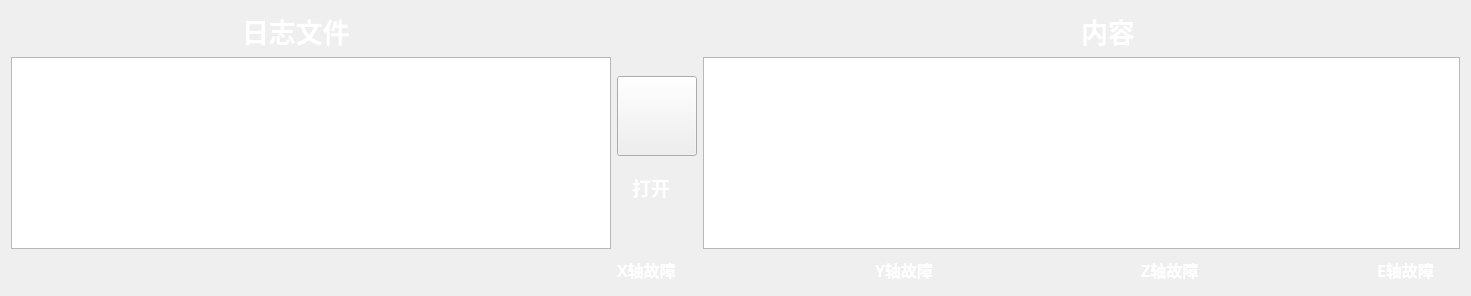
      <widget class="QWidget" name="tab_message">
       <attribute name="title">
        <string>页</string>
       </attribute>
       <layout class="QGridLayout" name="gridLayout_5">
        <item row="6" column="3">
         <widget class="QLabel" name="label_errxc">
          <property name="font">
           <font>
            <family>微软雅黑 Light</family>
            <pointsize>12</pointsize>
            <weight>75</weight>
            <bold>true</bold>
           </font>
          </property>
          <property name="styleSheet">
           <string notr="true">color:white</string>
          </property>
          <property name="text">
           <string>X轴故障</string>
          </property>
         </widget>
        </item>
        <item row="0" column="9">
         <widget class="QLabel" name="label_historycontent">
          <property name="maximumSize">
           <size>
            <width>16777215</width>
            <height>100</height>
           </size>
          </property>
          <property name="font">
           <font>
            <family>微软雅黑 Light</family>
            <pointsize>20</pointsize>
            <weight>75</weight>
            <bold>true</bold>
           </font>
          </property>
          <property name="styleSheet">
           <string notr="true">color:white</string>
          </property>
          <property name="text">
           <string>内容</string>
          </property>
         </widget>
        </item>
        <item row="3" column="3" alignment="Qt::AlignHCenter">
         <widget class="QLabel" name="labelvector_2">
          <property name="minimumSize">
           <size>
            <width>50</width>
            <height>50</height>
           </size>
          </property>
          <property name="maximumSize">
           <size>
            <width>16777215</width>
            <height>50</height>
           </size>
          </property>
          <property name="font">
           <font>
            <family>微软雅黑 Light</family>
            <pointsize>14</pointsize>
            <weight>75</weight>
            <bold>true</bold>
           </font>
          </property>
          <property name="toolTipDuration">
           <number>2</number>
          </property>
          <property name="styleSheet">
           <string notr="true">color:white</string>
          </property>
          <property name="text">
           <string>打开</string>
          </property>
         </widget>
        </item>
        <item row="6" column="12">
         <widget class="QLabel" name="label_erre">
          <property name="sizePolicy">
           <sizepolicy hsizetype="Fixed" vsizetype="Fixed">
            <horstretch>0</horstretch>
            <verstretch>0</verstretch>
           </sizepolicy>
          </property>
          <property name="minimumSize">
           <size>
            <width>30</width>
            <height>30</height>
           </size>
          </property>
          <property name="maximumSize">
           <size>
            <width>30</width>
            <height>30</height>
           </size>
          </property>
          <property name="font">
           <font>
            <pointsize>10</pointsize>
            <weight>75</weight>
            <bold>true</bold>
           </font>
          </property>
          <property name="text">
           <string/>
          </property>
         </widget>
        </item>
        <item row="6" column="11">
         <spacer name="horizontalSpacer_20">
          <property name="orientation">
           <enum>Qt::Horizontal</enum>
          </property>
          <property name="sizeType">
           <enum>QSizePolicy::Fixed</enum>
          </property>
          <property name="sizeHint" stdset="0">
           <size>
            <width>130</width>
            <height>20</height>
           </size>
          </property>
         </spacer>
        </item>
        <item row="6" column="4">
         <spacer name="horizontalSpacer_11">
          <property name="orientation">
           <enum>Qt::Horizontal</enum>
          </property>
          <property name="sizeType">
           <enum>QSizePolicy::Fixed</enum>
          </property>
          <property name="sizeHint" stdset="0">
           <size>
            <width>130</width>
            <height>20</height>
           </size>
          </property>
         </spacer>
        </item>
        <item row="6" column="2" alignment="Qt::AlignRight">
         <widget class="QLabel" name="label_errx">
          <property name="minimumSize">
           <size>
            <width>30</width>
            <height>30</height>
           </size>
          </property>
          <property name="maximumSize">
           <size>
            <width>30</width>
            <height>30</height>
           </size>
          </property>
          <property name="text">
           <string/>
          </property>
         </widget>
        </item>
        <item row="2" column="3" alignment="Qt::AlignHCenter">
         <widget class="QPushButton" name="pushButton_history">
          <property name="minimumSize">
           <size>
            <width>80</width>
            <height>80</height>
           </size>
          </property>
          <property name="maximumSize">
           <size>
            <width>80</width>
            <height>80</height>
           </size>
          </property>
          <property name="font">
           <font>
            <pointsize>14</pointsize>
            <weight>75</weight>
            <bold>true</bold>
           </font>
          </property>
          <property name="text">
           <string/>
          </property>
         </widget>
        </item>
        <item row="6" column="14">
         <spacer name="horizontalSpacer_37">
          <property name="orientation">
           <enum>Qt::Horizontal</enum>
          </property>
          <property name="sizeType">
           <enum>QSizePolicy::Fixed</enum>
          </property>
          <property name="sizeHint" stdset="0">
           <size>
            <width>20</width>
            <height>20</height>
           </size>
          </property>
         </spacer>
        </item>
        <item row="6" column="10">
         <widget class="QLabel" name="label_errzc">
          <property name="font">
           <font>
            <family>微软雅黑 Light</family>
            <pointsize>12</pointsize>
            <weight>75</weight>
            <bold>true</bold>
           </font>
          </property>
          <property name="styleSheet">
           <string notr="true">color:white</string>
          </property>
          <property name="text">
           <string>Z轴故障</string>
          </property>
         </widget>
        </item>
        <item row="0" column="1" alignment="Qt::AlignHCenter">
         <widget class="QLabel" name="label_historyfile">
          <property name="maximumSize">
           <size>
            <width>16777215</width>
            <height>100</height>
           </size>
          </property>
          <property name="font">
           <font>
            <family>微软雅黑 Light</family>
            <pointsize>20</pointsize>
            <weight>75</weight>
            <bold>true</bold>
           </font>
          </property>
          <property name="styleSheet">
           <string notr="true">color:white</string>
          </property>
          <property name="text">
           <string>日志文件</string>
          </property>
         </widget>
        </item>
        <item row="1" column="4" rowspan="5" colspan="11">
         <widget class="QTextEdit" name="textEdit_history">
          <property name="sizePolicy">
           <sizepolicy hsizetype="Expanding" vsizetype="Expanding">
            <horstretch>0</horstretch>
            <verstretch>0</verstretch>
           </sizepolicy>
          </property>
          <property name="minimumSize">
           <size>
            <width>0</width>
            <height>0</height>
           </size>
          </property>
          <property name="maximumSize">
           <size>
            <width>16777215</width>
            <height>16777215</height>
           </size>
          </property>
          <property name="font">
           <font>
            <family>微软雅黑 Light</family>
            <pointsize>15</pointsize>
            <weight>50</weight>
            <bold>false</bold>
           </font>
          </property>
         </widget>
        </item>
        <item row="6" column="7">
         <spacer name="horizontalSpacer_19">
          <property name="orientation">
           <enum>Qt::Horizontal</enum>
          </property>
          <property name="sizeType">
           <enum>QSizePolicy::Fixed</enum>
          </property>
          <property name="sizeHint" stdset="0">
           <size>
            <width>130</width>
            <height>20</height>
           </size>
          </property>
         </spacer>
        </item>
        <item row="6" column="9" alignment="Qt::AlignRight">
         <widget class="QLabel" name="label_errz">
          <property name="minimumSize">
           <size>
            <width>30</width>
            <height>30</height>
           </size>
          </property>
          <property name="maximumSize">
           <size>
            <width>30</width>
            <height>30</height>
           </size>
          </property>
          <property name="font">
           <font>
            <pointsize>10</pointsize>
            <weight>75</weight>
            <bold>true</bold>
           </font>
          </property>
          <property name="text">
           <string/>
          </property>
         </widget>
        </item>
        <item row="6" column="1">
         <spacer name="horizontalSpacer_12">
          <property name="orientation">
           <enum>Qt::Horizontal</enum>
          </property>
          <property name="sizeHint" stdset="0">
           <size>
            <width>40</width>
            <height>20</height>
           </size>
          </property>
         </spacer>
        </item>
        <item row="1" column="0" rowspan="5" colspan="3">
         <widget class="QListWidget" name="listWidget_now_history">
          <property name="sizePolicy">
           <sizepolicy hsizetype="Fixed" vsizetype="Expanding">
            <horstretch>0</horstretch>
            <verstretch>0</verstretch>
           </sizepolicy>
          </property>
          <property name="minimumSize">
           <size>
            <width>600</width>
            <height>0</height>
           </size>
          </property>
          <property name="maximumSize">
           <size>
            <width>2000</width>
            <height>16777215</height>
           </size>
          </property>
          <property name="font">
           <font>
            <family>微软雅黑 Light</family>
            <pointsize>15</pointsize>
            <weight>50</weight>
            <bold>false</bold>
           </font>
          </property>
         </widget>
        </item>
        <item row="6" column="5">
         <widget class="QLabel" name="label_erry">
          <property name="minimumSize">
           <size>
            <width>30</width>
            <height>30</height>
           </size>
          </property>
          <property name="maximumSize">
           <size>
            <width>30</width>
            <height>30</height>
           </size>
          </property>
          <property name="font">
           <font>
            <pointsize>10</pointsize>
            <weight>75</weight>
            <bold>true</bold>
           </font>
          </property>
          <property name="text">
           <string/>
          </property>
         </widget>
        </item>
        <item row="6" column="6">
         <widget class="QLabel" name="label_erryc">
          <property name="font">
           <font>
            <family>微软雅黑 Light</family>
            <pointsize>12</pointsize>
            <weight>75</weight>
            <bold>true</bold>
           </font>
          </property>
          <property name="styleSheet">
           <string notr="true">color:white</string>
          </property>
          <property name="text">
           <string>Y轴故障</string>
          </property>
         </widget>
        </item>
        <item row="6" column="13">
         <widget class="QLabel" name="label_errec">
          <property name="font">
           <font>
            <family>微软雅黑 Light</family>
            <pointsize>12</pointsize>
            <weight>75</weight>
            <bold>true</bold>
           </font>
          </property>
          <property name="styleSheet">
           <string notr="true">color:white</string>
          </property>
          <property name="text">
           <string>E轴故障</string>
          </property>
         </widget>
        </item>
       </layout>
      </widget>
